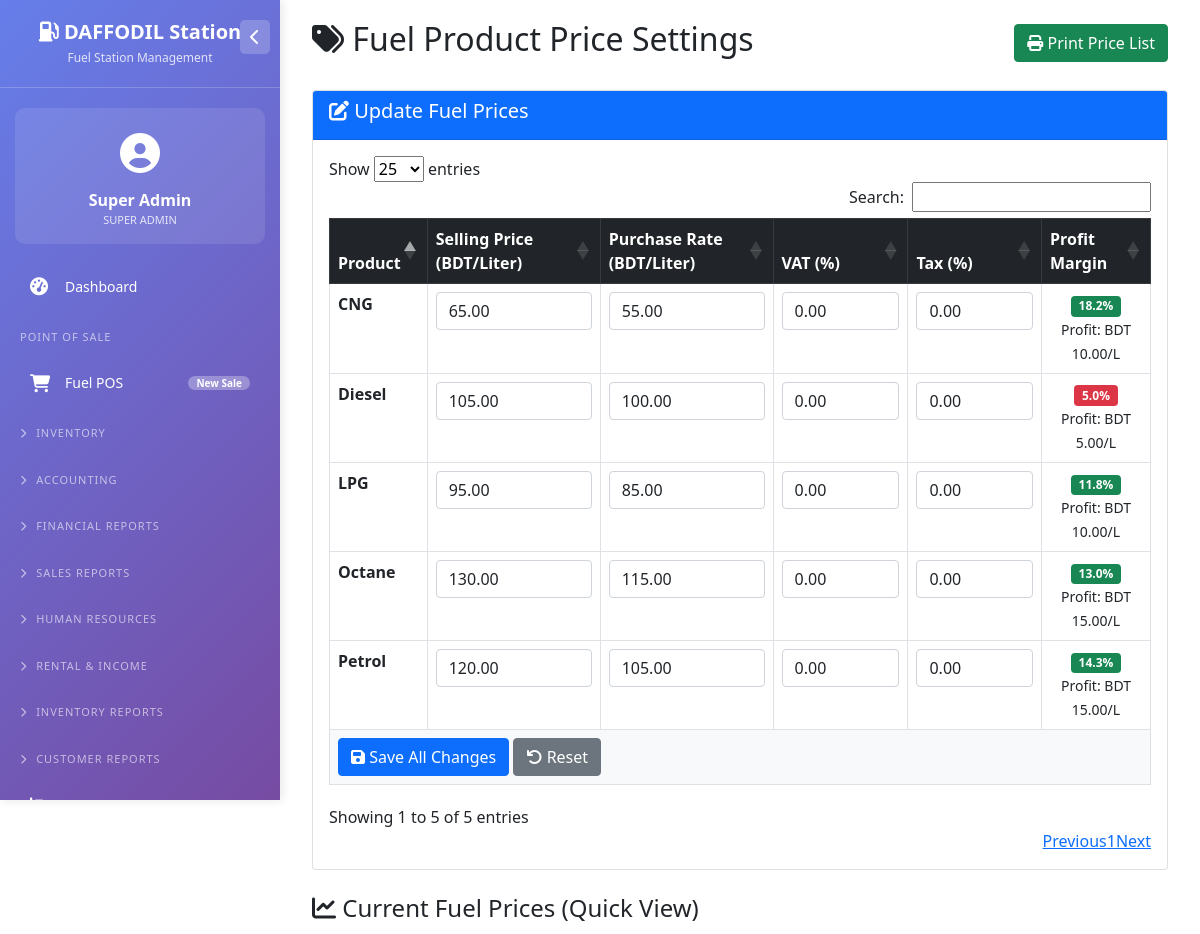
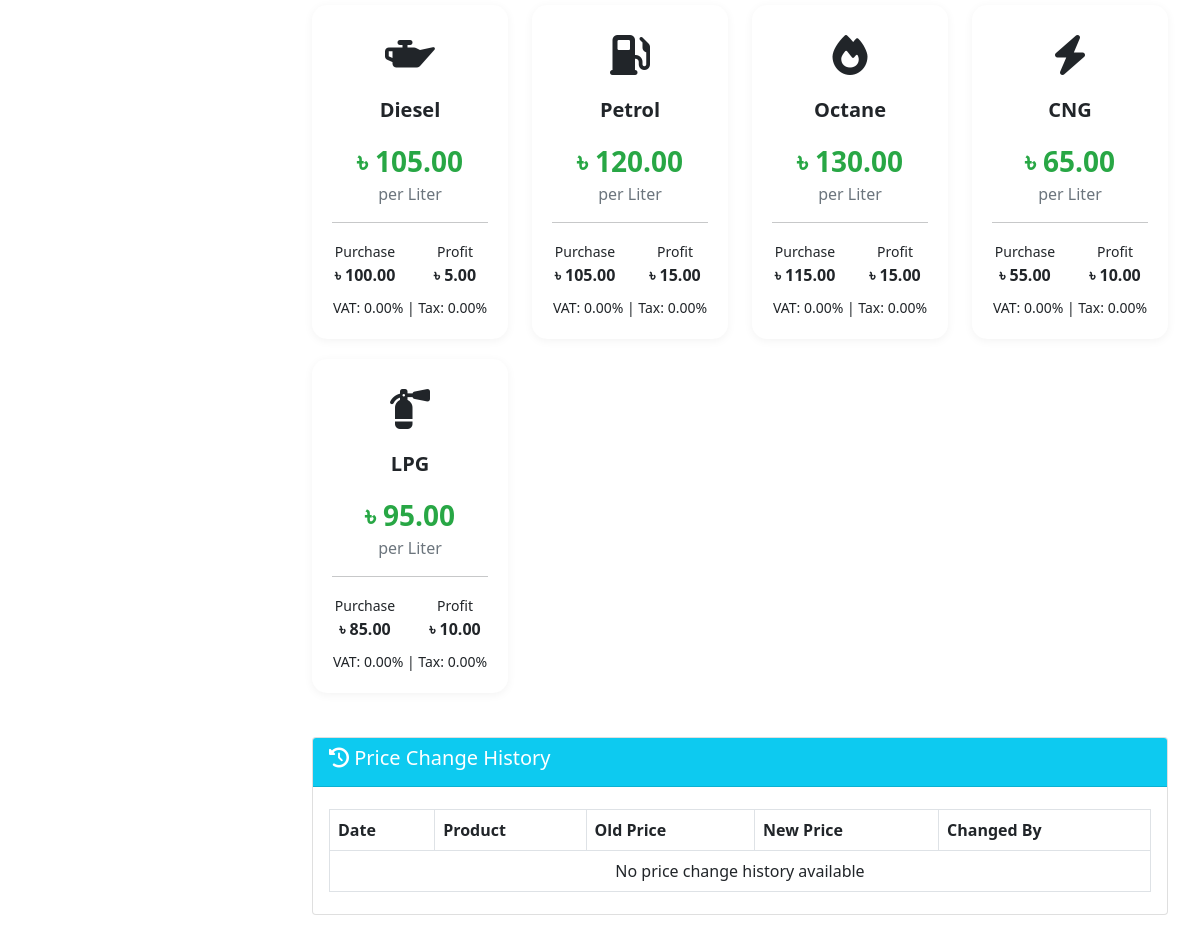
Screenshot of /fuel_price_settings.php (signed in) with the database file from the repository (2 pictures, top to bottom).
### tables this page shows
CREATE TABLE `users` (
  `id` int(11) NOT NULL,
  `username` varchar(50) NOT NULL,
  `password` varchar(255) NOT NULL,
  `full_name` varchar(100) NOT NULL,
  `email` varchar(100) DEFAULT NULL,
  `phone` varchar(20) DEFAULT NULL,
  `role` enum('super_admin','owner','accountant','station_manager','cashier','nozzle_operator','hr_officer','store_keeper','auditor') NOT NULL DEFAULT 'cashier',
  `is_active` tinyint(1) DEFAULT 1,
  `created_at` timestamp NOT NULL DEFAULT current_timestamp()
);

CREATE TABLE `fuel_products` (
  `id` int(11) NOT NULL,
  `product_name` enum('Diesel','Petrol','Octane','CNG','LPG') NOT NULL,
  `unit_price` decimal(10,2) NOT NULL,
  `purchase_rate` decimal(10,2) NOT NULL,
  `vat_percentage` decimal(5,2) DEFAULT 0.00,
  `tax_percentage` decimal(5,2) DEFAULT 0.00,
  `is_active` tinyint(1) DEFAULT 1
);

### config/database.php (called while the page is built, shortened)
<?php
$host = 'localhost';
$dbname = 'fuel_station_management';
$username = 'root';
$password = '';
try {
    $pdo = new PDO("mysql:host=$host;dbname=$dbname;charset=utf8mb4", $username, $password);
    $pdo->setAttribute(PDO::ATTR_ERRMODE, PDO::ERRMODE_EXCEPTION);
    $pdo->setAttribute(PDO::ATTR_DEFAULT_FETCH_MODE, PDO::FETCH_ASSOC);
} catch(PDOException $e) {
    die("Connection failed: " . $e->getMessage());
}
function getCurrentUser() {
    global $pdo;
    if(isset($_SESSION['user_id'])) {
        $stmt = $pdo->prepare("SELECT * FROM users WHERE id = ?");
        $stmt->execute([$_SESSION['user_id']]);
        return $stmt->fetch();
    }
    return null;
}
?>

### fuel_price_settings.php (the view, shortened to what this page needs)
<?php
require_once 'config/database.php';
$products = $pdo->query("SELECT * FROM fuel_products ORDER BY id")->fetchAll();
?>
<!DOCTYPE html>
<html lang="en">
<head>
    <link href="https://cdn.jsdelivr.net/npm/bootstrap@5.1.3/dist/css/bootstrap.min.css" rel="stylesheet">
    <link rel="stylesheet" href="https://cdnjs.cloudflare.com/ajax/libs/font-awesome/6.4.0/css/all.min.css">
    <link rel="stylesheet" href="https://cdn.datatables.net/1.11.5/css/dataTables.bootstrap5.min.css">
</head>
<body>
    <?php include 'left_menu.php'; ?>
    <div class="main-content">
        <div class="container-fluid">
            <div class="d-flex justify-content-between align-items-center mb-4">
                <h2><i class="fas fa-tags"></i> Fuel Product Price Settings</h2>
                <div>
                    <button class="btn btn-success" onclick="window.print()">
                        <i class="fas fa-print"></i> Print Price List
                    </button>
                </div>
            </div>
            <div class="card mb-4">
                <div class="card-header bg-primary text-white">
                    <h5><i class="fas fa-edit"></i> Update Fuel Prices</h5>
                </div>
                <div class="card-body">
                    <form method="POST" id="priceForm">
                        <div class="table-responsive">
                            <table class="table table-bordered table-hover" id="priceTable">
                                <thead class="table-dark">
                                    <tr>
                                        <th>Product</th>
                                        <th>Selling Price (BDT/Liter)</th>
                                        <th>Purchase Rate (BDT/Liter)</th>
                                        <th>VAT (%)</th>
                                        <th>Tax (%)</th>
                                        <th>Profit Margin</th>
                                    </tr>
                                </thead>
                                <tbody>
                                    <?php foreach($products as $p): ?>
                                    <?php
                                        $profit = $p['unit_price'] - $p['purchase_rate'];
                                        $margin = $p['purchase_rate'] > 0 ? ($profit / $p['purchase_rate']) * 100 : 0;
                                    ?>
                                    <tr>
                                        <td>
                                            <strong><?php echo $p['product_name']; ?></strong>
                                        </td>
                                        <td>
                                            <input type="number" name="unit_price[]" class="form-control price-input"
                                                   value="<?php echo $p['unit_price']; ?>" step="0.01" required
                                                   data-product="<?php echo $p['product_name']; ?>"
                                                   data-id="<?php echo $p['id']; ?>"
                                                   data-field="unit_price">
                                        </td>
                                        <td>
                                            <input type="number" name="purchase_rate[]" class="form-control purchase-input"
                                                   value="<?php echo $p['purchase_rate']; ?>" step="0.01" required
                                                   data-product="<?php echo $p['product_name']; ?>"
                                                   data-id="<?php echo $p['id']; ?>"
                                                   data-field="purchase_rate">
                                        </td>
                                        <td>
                                            <input type="number" name="vat_percentage[]" class="form-control"
                                                   value="<?php echo $p['vat_percentage']; ?>" step="0.01" required>
                                        </td>
                                        <td>
                                            <input type="number" name="tax_percentage[]" class="form-control"
                                                   value="<?php echo $p['tax_percentage']; ?>" step="0.01" required>
                                        </td>
                                        <td class="text-center">
                                            <span class="badge bg-<?php echo $margin > 10 ? 'success' : ($margin > 5 ? 'warning' : 'danger'); ?>">
                                                <?php echo number_format($margin, 1); ?>%
                                            </span>
                                            <br>
                                            <small>Profit: BDT <?php echo number_format($profit, 2); ?>/L</small>
                                        </td>
                                    </tr>
                                    <?php endforeach; ?>
                                </tbody>
                                <tfoot class="table-light">
                                    <tr>
                                        <td colspan="6">
                                            <button type="submit" name="update_prices" class="btn btn-primary">
                                                <i class="fas fa-save"></i> Save All Changes
                                            </button>
                                            <button type="button" class="btn btn-secondary" onclick="resetForm()">
                                                <i class="fas fa-undo"></i> Reset
                                            </button>
                                        </td>
                                    </tr>
                                </tfoot>
                            </table>
                        </div>
                    </form>
                </div>
            </div>
            <h4 class="mb-3"><i class="fas fa-chart-line"></i> Current Fuel Prices (Quick View)</h4>
            <div class="row">
                <?php foreach($products as $p): ?>
                <div class="col-md-3">
                    <div class="price-card text-center">
                        <?php
                            $icons = [
                                'Diesel' => 'fa-oil-can',
                                'Petrol' => 'fa-gas-pump',
                                'Octane' => 'fa-fire',
                                'CNG' => 'fa-bolt',
                                'LPG' => 'fa-fire-extinguisher'
                            ];
                            $icon = $icons[$p['product_name']] ?? 'fa-gas-pump';
                        ?>
                        <div class="fuel-icon">
                            <i class="fas <?php echo $icon; ?>"></i>
                        </div>
                        <div class="fuel-name"><?php echo $p['product_name']; ?></div>
                        <div class="price-value">
                            ৳ <?php echo number_format($p['unit_price'], 2); ?>
                        </div>
                        <div class="text-muted">per Liter</div>
                        <hr>
                        <div class="row">
                            <div class="col-6">
                                <small>Purchase</small><br>
                                <strong>৳ <?php echo number_format($p['purchase_rate'], 2); ?></strong>
                            </div>
                            <div class="col-6">
                                <small>Profit</small><br>
                                <strong>৳ <?php echo number_format($p['unit_price'] - $p['purchase_rate'], 2); ?></strong>
                            </div>
                        </div>
                        <div class="mt-2">
                            <small>VAT: <?php echo $p['vat_percentage']; ?>% | Tax: <?php echo $p['tax_percentage']; ?>%</small>
                        </div>
                    </div>
                </div>
                <?php endforeach; ?>
            </div>
            <div class="card mt-4">
                <div class="card-header bg-info text-white">
                    <h5><i class="fas fa-history"></i> Price Change History</h5>
                </div>
                <div class="card-body">
                    <div class="table-responsive">
                        <table class="table table-bordered" id="historyTable">
                            <thead>
                                <tr>
                                    <th>Date</th>
                                    <th>Product</th>
                                    <th>Old Price</th>
                                    <th>New Price</th>
                                    <th>Changed By</th>
                                </tr>
                            </thead>
                            <tbody>
                                <?php
                                $stmt = $pdo->prepare("
                                    SELECT * FROM activity_logs
                                    WHERE action = 'price_update'
                                    ORDER BY created_at DESC
                                    LIMIT 50
                                ");
                                $stmt->execute();
                                $history = $stmt->fetchAll();
                                ?>
                                <?php if(empty($history)): ?>
                                <tr>
                                    <td colspan="5" class="text-center">No price change history available</td>
                                </tr>
                                <?php endif; ?>
                            </tbody>
                        </table>
                    </div>
                </div>
            </div>
        </div>
    </div>
</body>
</html>

### left_menu.php (shortened to what this page needs)
<?php
$current_page = basename($_SERVER['PHP_SELF']);
$user = getCurrentUser();
$user_role = $user['role'] ?? 'guest';
?>
<link rel="stylesheet" href="https://cdnjs.cloudflare.com/ajax/libs/font-awesome/6.4.0/css/all.min.css">
<div class="sidebar" id="sidebar">
    <div class="sidebar-header">
        <button class="toggle-btn" onclick="toggleSidebar()">
            <i class="fas fa-chevron-left" id="toggleIcon"></i>
        </button>
        <h3><i class="fas fa-gas-pump"></i> DAFFODIL Station</h3>
        <p>Fuel Station Management</p>
    </div>
    <div class="user-info">
        <div class="user-icon">
            <i class="fas fa-user-circle"></i>
        </div>
        <div class="user-name"><?php echo $user['full_name'] ?? 'Admin'; ?></div>
        <div class="user-role"><?php echo ucfirst(str_replace('_', ' ', $user['role'] ?? 'super_admin')); ?></div>
    </div>
    <ul class="nav-menu">
        <li class="nav-item <?php echo $current_page == 'dashboard.php' ? 'active' : ''; ?>">
            <a class="nav-link" href="dashboard.php">
                <i class="fas fa-tachometer-alt"></i>
                <span>Dashboard</span>
            </a>
        </li>
        <li class="nav-title">POINT OF SALE</li>
        <li class="nav-item <?php echo $current_page == 'pos.php' ? 'active' : ''; ?>">
            <a class="nav-link" href="pos.php">
                <i class="fas fa-shopping-cart"></i>
                <span>Fuel POS</span>
                <span class="badge">New Sale</span>
            </a>
        </li>
        <li class="nav-title" onclick="toggleSection('inventorySection')" style="cursor: pointer;">
            <i class="fas fa-chevron-right" id="inventoryIcon" style="font-size: 10px; margin-right: 5px;"></i> INVENTORY
        </li>
        <?php if(in_array($user_role, ['super_admin', 'admin', 'accountant'])): ?>
        <li class="nav-title" onclick="toggleSection('accountingSection')" style="cursor: pointer;">
            <i class="fas fa-chevron-right" id="accountingIcon" style="font-size: 10px; margin-right: 5px;"></i> ACCOUNTING
        </li>
        <?php endif; ?>
        <?php if(in_array($user_role, ['super_admin', 'admin', 'accountant'])): ?>
        <li class="nav-title" onclick="toggleSection('financialSection')" style="cursor: pointer;">
            <i class="fas fa-chevron-right" id="financialIcon" style="font-size: 10px; margin-right: 5px;"></i> FINANCIAL REPORTS
        </li>
        <?php endif; ?>
        <li class="nav-title" onclick="toggleSection('salesReportSection')" style="cursor: pointer;">
            <i class="fas fa-chevron-right" id="salesReportIcon" style="font-size: 10px; margin-right: 5px;"></i> SALES REPORTS
        </li>
        <?php if(in_array($user_role, ['super_admin', 'admin', 'hr_officer'])): ?>
        <li class="nav-title" onclick="toggleSection('hrSection')" style="cursor: pointer;">
            <i class="fas fa-chevron-right" id="hrIcon" style="font-size: 10px; margin-right: 5px;"></i> HUMAN RESOURCES
        </li>
        <?php endif; ?>
        <li class="nav-title" onclick="toggleSection('rentalSection')" style="cursor: pointer;">
            <i class="fas fa-chevron-right" id="rentalIcon" style="font-size: 10px; margin-right: 5px;"></i> RENTAL & INCOME
        </li>
        <li class="nav-title" onclick="toggleSection('inventoryReportSection')" style="cursor: pointer;">
            <i class="fas fa-chevron-right" id="inventoryReportIcon" style="font-size: 10px; margin-right: 5px;"></i> INVENTORY REPORTS
        </li>
        <li class="nav-title" onclick="toggleSection('customerSection')" style="cursor: pointer;">
            <i class="fas fa-chevron-right" id="customerIcon" style="font-size: 10px; margin-right: 5px;"></i> CUSTOMER REPORTS
        </li>
        <li class="nav-item <?php echo $current_page == 'reports.php' ? 'active' : ''; ?>">
            <a class="nav-link" href="reports.php">
                <i class="fas fa-chart-bar"></i>
                <span>Reports Center</span>
            </a>
        </li>
    </ul>
</div>

### rows the page displays
users: full_name "Super Admin", role "SUPER ADMIN"
fuel_products: product_name "Diesel", unit_price "105.00", purchase_rate "100.00", vat_percentage "0.00", tax_percentage "0.00", margin "5.0", profit "5.00", $p['unit_price'] - $p['purchase_rate'] "5.00"
fuel_products: product_name "Petrol", unit_price "120.00", purchase_rate "105.00", vat_percentage "0.00", tax_percentage "0.00", margin "14.3", profit "15.00", $p['unit_price'] - $p['purchase_rate'] "15.00"
fuel_products: product_name "Octane", unit_price "130.00", purchase_rate "115.00", vat_percentage "0.00", tax_percentage "0.00", margin "13.0", profit "15.00", $p['unit_price'] - $p['purchase_rate'] "15.00"
fuel_products: product_name "CNG", unit_price "65.00", purchase_rate "55.00", vat_percentage "0.00", tax_percentage "0.00", margin "18.2", profit "10.00", $p['unit_price'] - $p['purchase_rate'] "10.00"
fuel_products: product_name "LPG", unit_price "95.00", purchase_rate "85.00", vat_percentage "0.00", tax_percentage "0.00", margin "11.8", profit "10.00", $p['unit_price'] - $p['purchase_rate'] "10.00"
